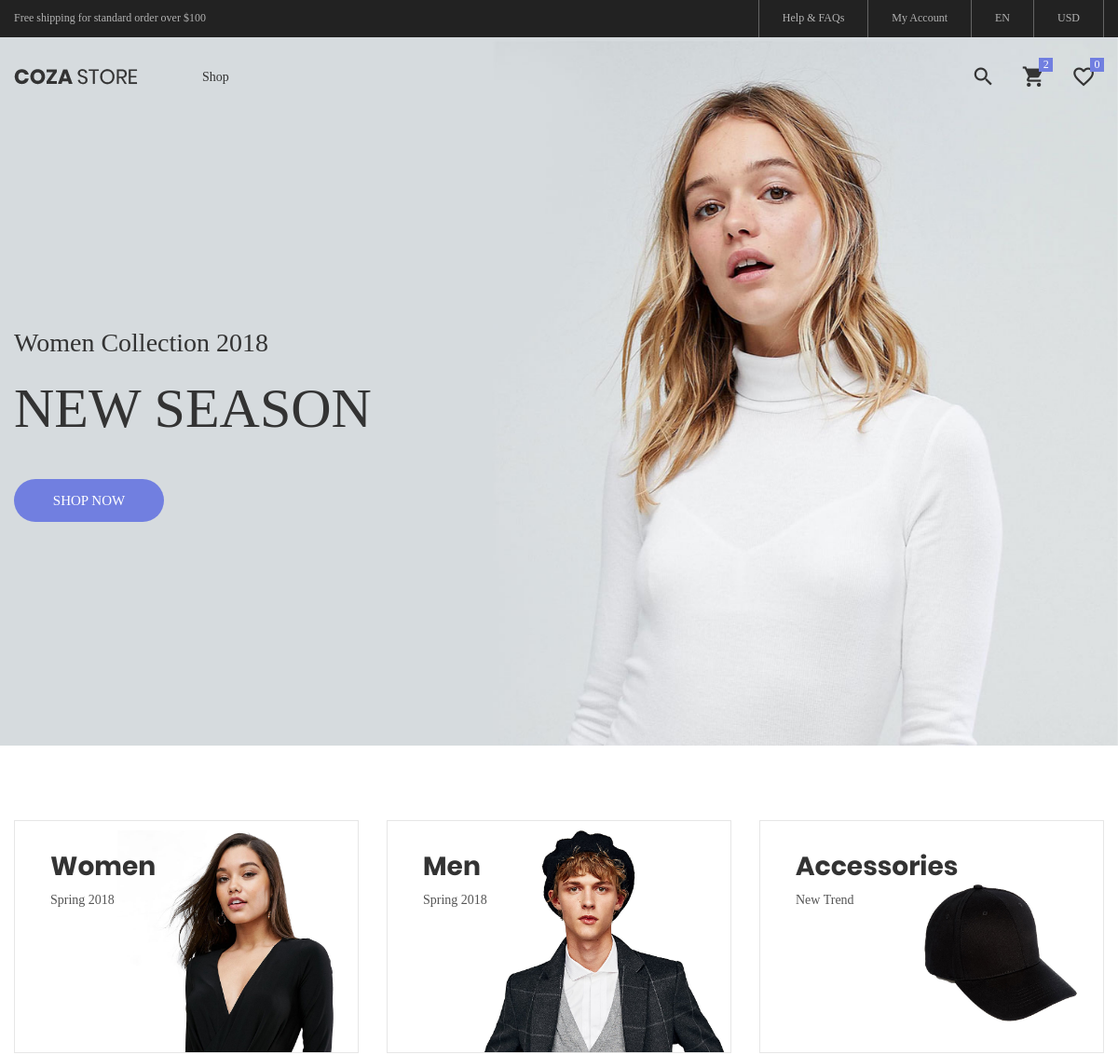
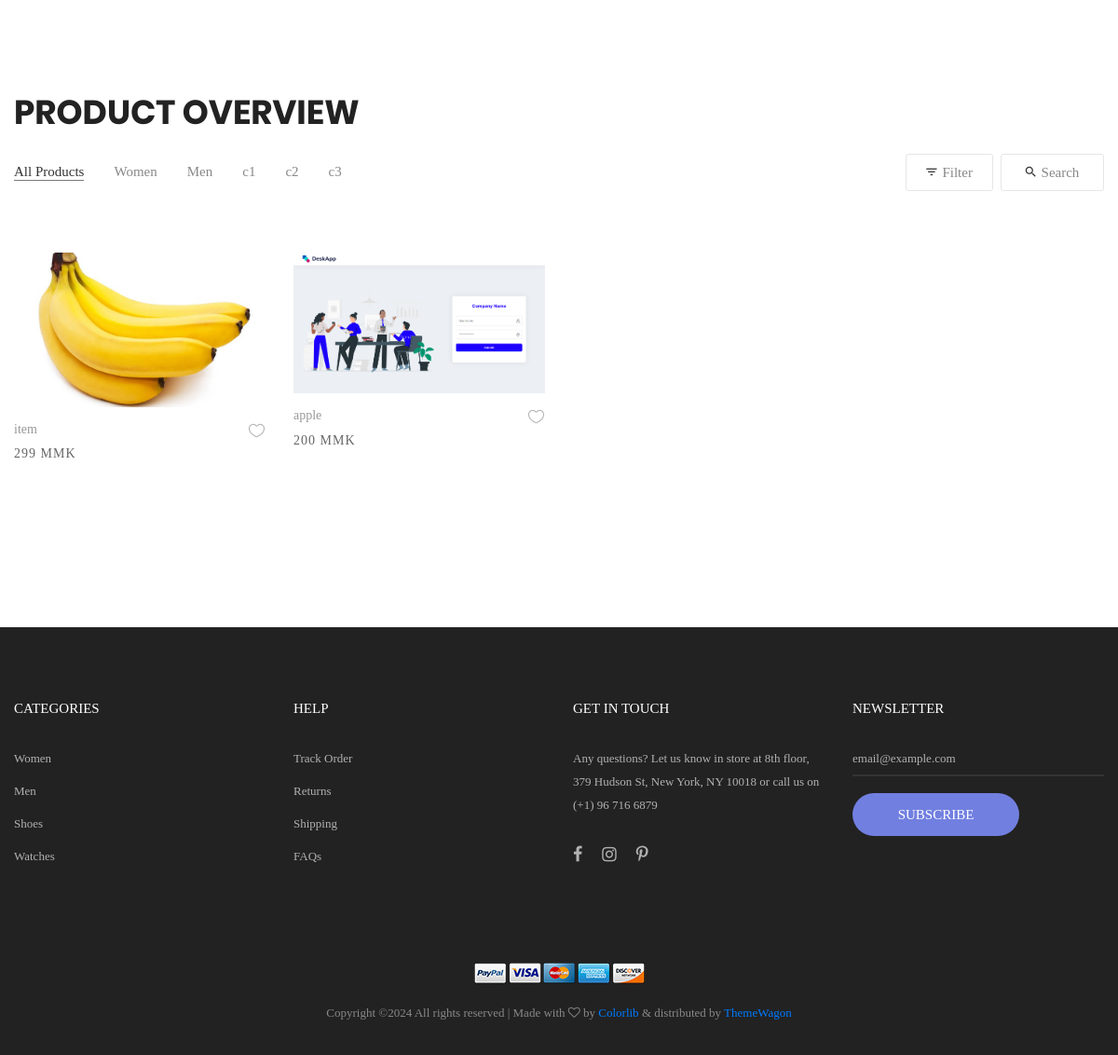
The page / on the database its author committed (2 pictures, top to bottom).
### myapp/models.py (models this page shows, shortened)
class category(models.Model):
    categoryname = models.CharField(max_length=255)
    created_at = models.DateTimeField(auto_now_add=True)
    updated_at = models.DateTimeField(auto_now=True)

class item(models.Model):
    itemname = models.CharField(max_length=255)
    category = models.ForeignKey(category, on_delete=models.CASCADE)
    price = models.PositiveIntegerField(default=0)
    description = models.CharField(max_length=255)
    photo1 = models.ImageField(upload_to='item/', blank=True, null=True)
    photo2 = models.ImageField(upload_to='item/', blank=True, null=True)
    photo3 = models.ImageField(upload_to='item/', blank=True, null=True)
    photo4 = models.ImageField(upload_to='item/', blank=True, null=True)
    created_at = models.DateTimeField(auto_now_add=True)
    updated_at = models.DateTimeField(auto_now=True)

### myapp/views.py (the view, shortened to what this page needs)
# urls.py: path('', shopview.as_view(), name='shopview'),
class shopview(View):
    def get(self, request):
        itm = item.objects.all()
        cate = category.objects.all()
        context = {'item': itm, 'cate': cate}
        return render(request, 'shop/shopview.html', context)

### templates/shop/shopview.html (shortened to what this page needs)
{% load static %}
<!DOCTYPE html>
<html lang="en">
<head>
	<link rel="stylesheet" type="text/css" href="{% static 'shop/vendor/bootstrap/css/bootstrap.min.css' %}">
	<link rel="stylesheet" type="text/css" href="{% static 'shop/fonts/font-awesome-4.7.0/css/font-awesome.min.css' %}">
	<link rel="stylesheet" type="text/css" href="{% static 'shop/fonts/iconic/css/material-design-iconic-font.min.css' %}">
	<link rel="stylesheet" type="text/css" href="{% static 'shop/fonts/linearicons-v1.0.0/icon-font.min.css' %}">
	<link rel="stylesheet" type="text/css" href="{% static 'shop/vendor/animate/animate.css' %}">
	<link rel="stylesheet" type="text/css" href="{% static 'shop/vendor/css-hamburgers/hamburgers.min.css' %}">
	<link rel="stylesheet" type="text/css" href="{% static 'shop/vendor/animsition/css/animsition.min.css' %}">
	<link rel="stylesheet" type="text/css" href="{% static 'shop/vendor/select2/select2.min.css' %}">
	<link rel="stylesheet" type="text/css" href="{% static 'shop/vendor/daterangepicker/daterangepicker.css' %}">
	<link rel="stylesheet" type="text/css" href="{% static 'shop/vendor/slick/slick.css' %}">
	<link rel="stylesheet" type="text/css" href="{% static 'shop/vendor/MagnificPopup/magnific-popup.css' %}">
	<link rel="stylesheet" type="text/css" href="{% static 'shop/vendor/perfect-scrollbar/perfect-scrollbar.css' %}">
	<link rel="stylesheet" type="text/css" href="{% static 'shop/css/util.css' %}">
	<link rel="stylesheet" type="text/css" href="{% static 'shop/css/main.css' %}">
</head>
<body class="animsition">
	<header>
		<div class="container-menu-desktop">
			<div class="top-bar">
				<div class="content-topbar flex-sb-m h-full container">
					<div class="left-top-bar">
						Free shipping for standard order over $100
					</div>
					<div class="right-top-bar flex-w h-full">
						<a href="#" class="flex-c-m trans-04 p-lr-25">
							Help & FAQs
						</a>
						<a href="#" class="flex-c-m trans-04 p-lr-25">
							My Account
						</a>
						<a href="#" class="flex-c-m trans-04 p-lr-25">
							EN
						</a>
						<a href="#" class="flex-c-m trans-04 p-lr-25">
							USD
						</a>
					</div>
				</div>
			</div>
			<div class="wrap-menu-desktop">
				<nav class="limiter-menu-desktop container">
					<a href="#" class="logo">
						<img src="{% static 'shop/images/icons/logo-01.png' %}" alt="IMG-LOGO">
					</a>
					<div class="menu-desktop">
						<ul class="main-menu">
							<li>
								<a href="/">Shop</a>
							</li>
						</ul>
					</div>
					<div class="wrap-icon-header flex-w flex-r-m">
						<div class="icon-header-item cl2 hov-cl1 trans-04 p-l-22 p-r-11 js-show-modal-search">
							<i class="zmdi zmdi-search"></i>
						</div>
						<div class="icon-header-item cl2 hov-cl1 trans-04 p-l-22 p-r-11 icon-header-noti js-show-cart" data-notify="2">
							<i class="zmdi zmdi-shopping-cart"></i>
						</div>
						<a href="#" class="dis-block icon-header-item cl2 hov-cl1 trans-04 p-l-22 p-r-11 icon-header-noti" data-notify="0">
							<i class="zmdi zmdi-favorite-outline"></i>
						</a>
					</div>
				</nav>
			</div>
		</div>
	</header>
	<section class="section-slide">
		<div class="wrap-slick1">
			<div class="slick1">
				<div class="item-slick1" style="background-image: url({% static 'shop/images/slide-01.jpg' %});">
					<div class="container h-full">
						<div class="flex-col-l-m h-full p-t-100 p-b-30 respon5">
							<div class="layer-slick1 animated visible-false" data-appear="fadeInDown" data-delay="0">
								<span class="ltext-101 cl2 respon2">
									Women Collection 2018
								</span>
							</div>
							<div class="layer-slick1 animated visible-false" data-appear="fadeInUp" data-delay="800">
								<h2 class="ltext-201 cl2 p-t-19 p-b-43 respon1">
									NEW SEASON
								</h2>
							</div>
							<div class="layer-slick1 animated visible-false" data-appear="zoomIn" data-delay="1600">
								<a href="product.html" class="flex-c-m stext-101 cl0 size-101 bg1 bor1 hov-btn1 p-lr-15 trans-04">
									Shop Now
								</a>
							</div>
						</div>
					</div>
				</div>
			</div>
		</div>
	</section>
	<div class="sec-banner bg0 p-t-80 p-b-50">
		<div class="container">
			<div class="row">
				<div class="col-md-6 col-xl-4 p-b-30 m-lr-auto">
					<div class="block1 wrap-pic-w">
						<img src="{% static 'shop/images/banner-01.jpg' %}" alt="IMG-BANNER">
						<a href="#" class="block1-txt ab-t-l s-full flex-col-l-sb p-lr-38 p-tb-34 trans-03 respon3">
							<div class="block1-txt-child1 flex-col-l">
								<span class="block1-name ltext-102 trans-04 p-b-8">
									Women
								</span>
								<span class="block1-info stext-102 trans-04">
									Spring 2018
								</span>
							</div>
						</a>
					</div>
				</div>
				<div class="col-md-6 col-xl-4 p-b-30 m-lr-auto">
					<div class="block1 wrap-pic-w">
						<img src="{% static 'shop/images/banner-02.jpg' %}" alt="IMG-BANNER">
						<a href="#" class="block1-txt ab-t-l s-full flex-col-l-sb p-lr-38 p-tb-34 trans-03 respon3">
							<div class="block1-txt-child1 flex-col-l">
								<span class="block1-name ltext-102 trans-04 p-b-8">
									Men
								</span>
								<span class="block1-info stext-102 trans-04">
									Spring 2018
								</span>
							</div>
						</a>
					</div>
				</div>
				<div class="col-md-6 col-xl-4 p-b-30 m-lr-auto">
					<div class="block1 wrap-pic-w">
						<img src="{% static 'shop/images/banner-03.jpg' %}" alt="IMG-BANNER">
						<a href="#" class="block1-txt ab-t-l s-full flex-col-l-sb p-lr-38 p-tb-34 trans-03 respon3">
							<div class="block1-txt-child1 flex-col-l">
								<span class="block1-name ltext-102 trans-04 p-b-8">
									Accessories
								</span>
								<span class="block1-info stext-102 trans-04">
									New Trend
								</span>
							</div>
						</a>
					</div>
				</div>
			</div>
		</div>
	</div>
	<section class="bg0 p-t-23 p-b-140">
		<div class="container">
			<div class="p-b-10">
				<h3 class="ltext-103 cl5">
					Product Overview
				</h3>
			</div>
			<div class="flex-w flex-sb-m p-b-52">
				<div class="flex-w flex-l-m filter-tope-group m-tb-10">
					<button class="stext-106 cl6 hov1 bor3 trans-04 m-r-32 m-tb-5 how-active1" data-filter="*">
						All Products
					</button>
					<button class="stext-106 cl6 hov1 bor3 trans-04 m-r-32 m-tb-5" data-filter=".women">
						Women
					</button>
					<button class="stext-106 cl6 hov1 bor3 trans-04 m-r-32 m-tb-5" data-filter=".men">
						Men
					</button>
                    {% for i in cate %}
                    <button class="stext-106 cl6 hov1 bor3 trans-04 m-r-32 m-tb-5" data-filter=".c-{{i.id}}">
						{{i.categoryname}}
					</button>
                    {% endfor %}
				</div>
				<div class="flex-w flex-c-m m-tb-10">
					<div class="flex-c-m stext-106 cl6 size-104 bor4 pointer hov-btn3 trans-04 m-r-8 m-tb-4 js-show-filter">
						<i class="icon-filter cl2 m-r-6 fs-15 trans-04 zmdi zmdi-filter-list"></i>
						 Filter
					</div>
					<div class="flex-c-m stext-106 cl6 size-105 bor4 pointer hov-btn3 trans-04 m-tb-4 js-show-search">
						<i class="icon-search cl2 m-r-6 fs-15 trans-04 zmdi zmdi-search"></i>
						Search
					</div>
				</div>
			</div>
			<div class="row isotope-grid">
                {% for i in item %}
				<div class="col-sm-6 col-md-4 col-lg-3 p-b-35 isotope-item c-{{i.category.id}}">
					<div class="block2">
						<div class="block2-pic hov-img0">
							<img src="{{i.photo1.url}}" alt="IMG-PRODUCT">
						</div>
						<div class="block2-txt flex-w flex-t p-t-14">
							<div class="block2-txt-child1 flex-col-l ">
								<a href="#" class="stext-104 cl4 hov-cl1 trans-04 js-name-b2 p-b-6">
									{{i.itemname}}
								</a>
								<span class="stext-105 cl3">
									{{i.price}} MMK
								</span>
							</div>
							<div class="block2-txt-child2 flex-r p-t-3">
								<a href="#" class="btn-addwish-b2 dis-block pos-relative js-addwish-b2">
									<img class="icon-heart1 dis-block trans-04" src="{% static 'shop/images/icons/icon-heart-01.png' %}" alt="ICON">
								</a>
							</div>
						</div>
					</div>
				</div>
                {% endfor %}
			</div>
		</div>
	</section>
	<footer class="bg3 p-t-75 p-b-32">
		<div class="container">
			<div class="row">
				<div class="col-sm-6 col-lg-3 p-b-50">
					<h4 class="stext-301 cl0 p-b-30">
						Categories
					</h4>
					<ul>
						<li class="p-b-10">
							<a href="#" class="stext-107 cl7 hov-cl1 trans-04">
								Women
							</a>
						</li>
						<li class="p-b-10">
							<a href="#" class="stext-107 cl7 hov-cl1 trans-04">
								Men
							</a>
						</li>
						<li class="p-b-10">
							<a href="#" class="stext-107 cl7 hov-cl1 trans-04">
								Shoes
							</a>
						</li>
						<li class="p-b-10">
							<a href="#" class="stext-107 cl7 hov-cl1 trans-04">
								Watches
							</a>
						</li>
					</ul>
				</div>
				<div class="col-sm-6 col-lg-3 p-b-50">
					<h4 class="stext-301 cl0 p-b-30">
						Help
					</h4>
					<ul>
						<li class="p-b-10">
							<a href="#" class="stext-107 cl7 hov-cl1 trans-04">
								Track Order
							</a>
						</li>
						<li class="p-b-10">
							<a href="#" class="stext-107 cl7 hov-cl1 trans-04">
								Returns
							</a>
						</li>
						<li class="p-b-10">
							<a href="#" class="stext-107 cl7 hov-cl1 trans-04">
								Shipping
							</a>
						</li>
						<li class="p-b-10">
							<a href="#" class="stext-107 cl7 hov-cl1 trans-04">
								FAQs
							</a>
						</li>
					</ul>
				</div>
				<div class="col-sm-6 col-lg-3 p-b-50">
					<h4 class="stext-301 cl0 p-b-30">
						GET IN TOUCH
					</h4>
					<p class="stext-107 cl7 size-201">
						Any questions? Let us know in store at 8th floor, 379 Hudson St, New York, NY 10018 or call us on (+1) 96 716 6879
					</p>
					<div class="p-t-27">
						<a href="#" class="fs-18 cl7 hov-cl1 trans-04 m-r-16">
							<i class="fa fa-facebook"></i>
						</a>
						<a href="#" class="fs-18 cl7 hov-cl1 trans-04 m-r-16">
							<i class="fa fa-instagram"></i>
						</a>
						<a href="#" class="fs-18 cl7 hov-cl1 trans-04 m-r-16">
							<i class="fa fa-pinterest-p"></i>
						</a>
					</div>
				</div>
				<div class="col-sm-6 col-lg-3 p-b-50">
					<h4 class="stext-301 cl0 p-b-30">
						Newsletter
					</h4>
					<form>
						<div class="wrap-input1 w-full p-b-4">
							<input class="input1 bg-none plh1 stext-107 cl7" type="text" name="email" placeholder="email@example.com">
						</div>
						<div class="p-t-18">
							<button class="flex-c-m stext-101 cl0 size-103 bg1 bor1 hov-btn2 p-lr-15 trans-04">
								Subscribe
							</button>
						</div>
					</form>
				</div>
			</div>
			<div class="p-t-40">
				<div class="flex-c-m flex-w p-b-18">
					<a href="#" class="m-all-1">
						<img src="images/icons/icon-pay-01.png" alt="ICON-PAY">
					</a>
					<a href="#" class="m-all-1">
						<img src="images/icons/icon-pay-02.png" alt="ICON-PAY">
					</a>
					<a href="#" class="m-all-1">
						<img src="images/icons/icon-pay-03.png" alt="ICON-PAY">
					</a>
					<a href="#" class="m-all-1">
						<img src="images/icons/icon-pay-04.png" alt="ICON-PAY">
					</a>
					<a href="#" class="m-all-1">
						<img src="images/icons/icon-pay-05.png" alt="ICON-PAY">
					</a>
				</div>
				<p class="stext-107 cl6 txt-center">
Copyright &copy;<script>document.write(new Date().getFullYear());</script> All rights reserved | Made with <i class="fa fa-heart-o" aria-hidden="true"></i> by <a href="https://colorlib.com" target="_blank">Colorlib</a> &amp; distributed by <a href="https://themewagon.com" target="_blank">ThemeWagon</a>
				</p>
			</div>
		</div>
	</footer>
</body>
</html>

### rows shown on the page
category: categoryname "c1"
category: categoryname "c2"
category: categoryname "c3"
item: photo1 (picture), itemname "item", price "299"
item: photo1 (picture), itemname "apple", price "200"
